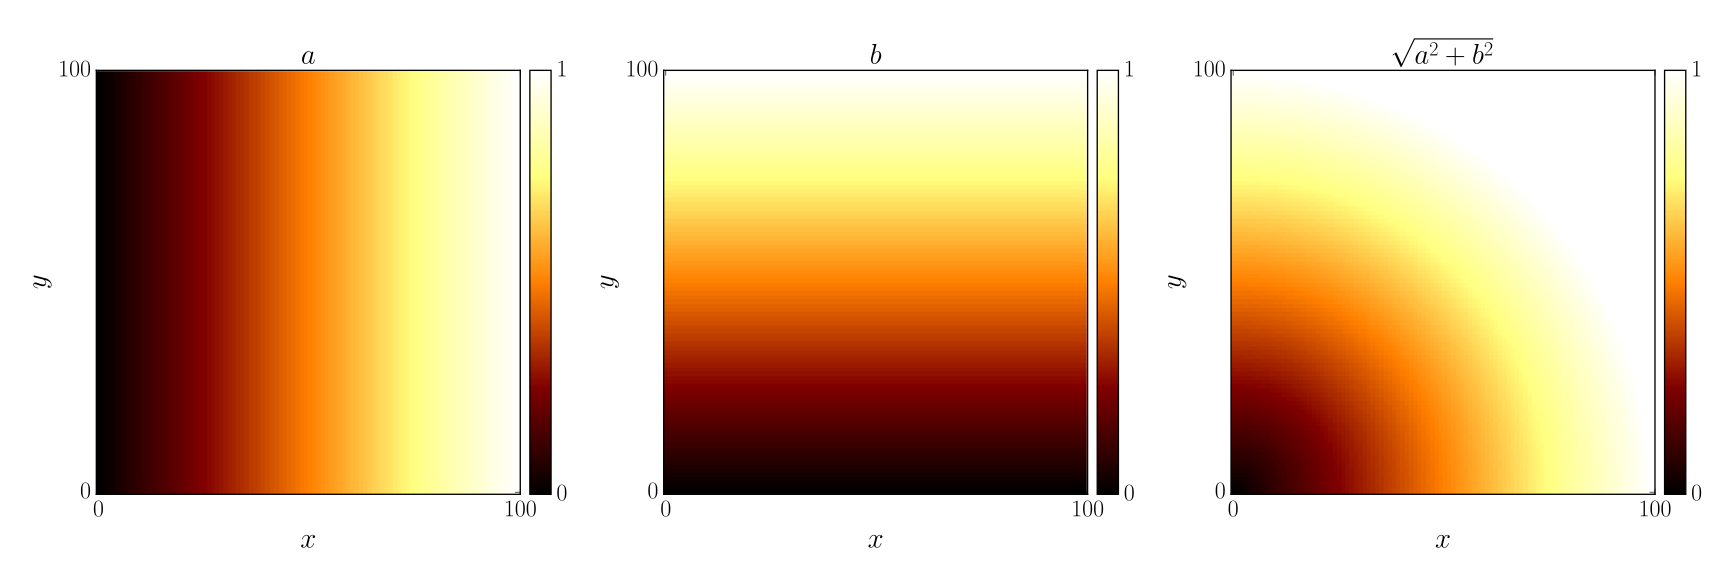

Recreate this plot in Python.

import numpy as np
import matplotlib.pyplot as plt
from mpl_toolkits.axes_grid1 import make_axes_locatable

plt.style.use('goose-latex')

a,b = np.meshgrid(np.linspace(0,1,100),np.linspace(0,1,100))
d   = np.sqrt(a**2+b**2)

fig  = plt.figure(figsize=(18,6))
fig.set_tight_layout(True)

ax   = fig.add_subplot(1,3,1)
im   = ax.imshow(a,clim=(0,1))
ax.xaxis.set_ticks([0,100])
ax.yaxis.set_ticks([0,100])
plt.xlabel(r'$x$')
plt.ylabel(r'$y$')
plt.title(r'$a$')
div  = make_axes_locatable(ax)
cax  = div.append_axes("right", size="5%", pad=0.1)
cbar = plt.colorbar(im,cax=cax)
cbar.set_ticks([0,1])

ax   = fig.add_subplot(1,3,2)
im   = ax.imshow(b,clim=(0,1))
ax.xaxis.set_ticks([0,100])
ax.yaxis.set_ticks([0,100])
plt.xlabel(r'$x$')
plt.ylabel(r'$y$')
plt.title(r'$b$')
div  = make_axes_locatable(ax)
cax  = div.append_axes("right", size="5%", pad=0.1)
cbar = plt.colorbar(im,cax=cax)
cbar.set_ticks([0,1])

ax   = fig.add_subplot(1,3,3)
im   = ax.imshow(d,clim=(0,1))
ax.xaxis.set_ticks([0,100])
ax.yaxis.set_ticks([0,100])
plt.xlabel(r'$x$')
plt.ylabel(r'$y$')
plt.title(r'$\sqrt{a^2 + b^2}$')
div  = make_axes_locatable(ax)
cax  = div.append_axes("right", size="5%", pad=0.1)
cbar = plt.colorbar(im,cax=cax)
cbar.set_ticks([0,1])

plt.savefig('image_subplots.svg')
